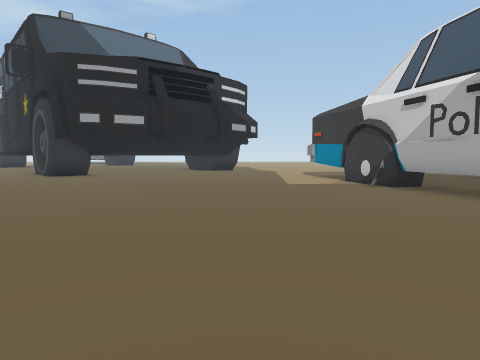
View 1 (above)

24 first-person views from a walk through a Unity game level. The camera is 1.5 m above the floor, tilts 4° down and sees 70° across. The floor is counted in squares, 2 m on a side. Each view is taken from the middle of a square. On the plan, view 1 faces up. The plan holds only what a view shows up to about 11 squares ahead; the rest is blank. The place goes on beyond the plan. The player is left out. Some animated figures are left out.

View 2
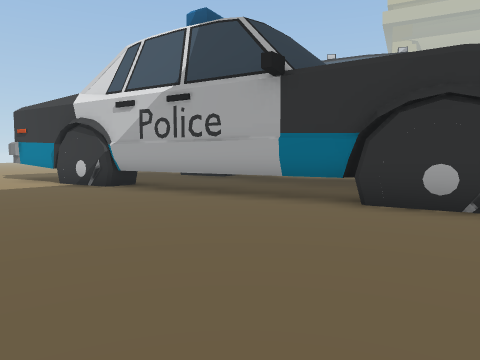

View 3
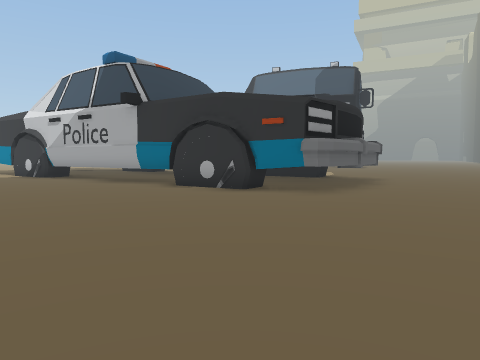

View 4
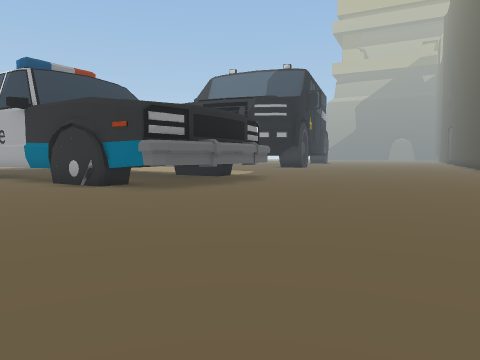

View 5
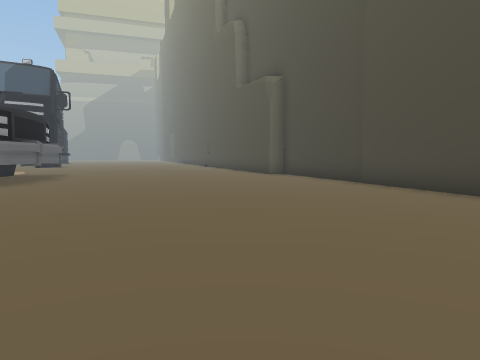

View 6
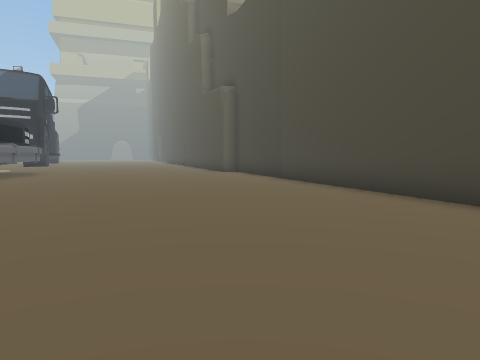

View 7
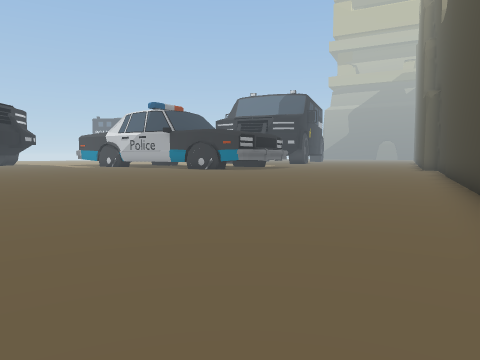

View 8
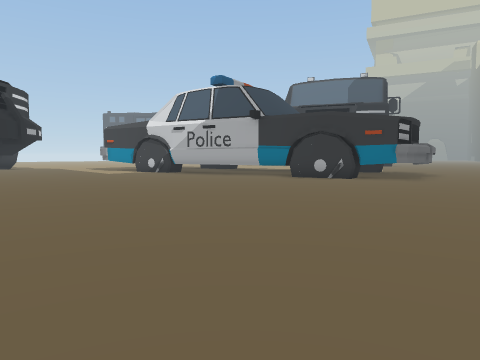

View 9
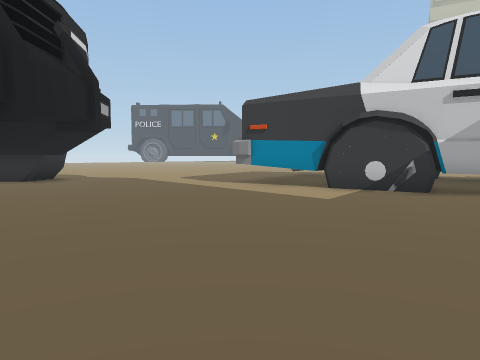

View 10
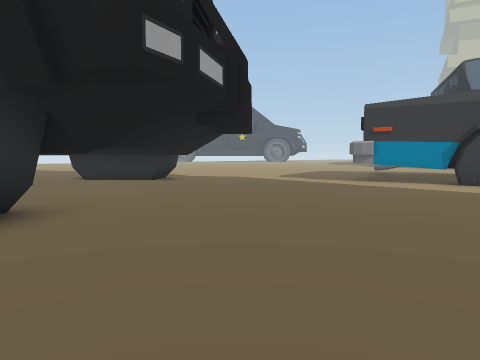

View 11
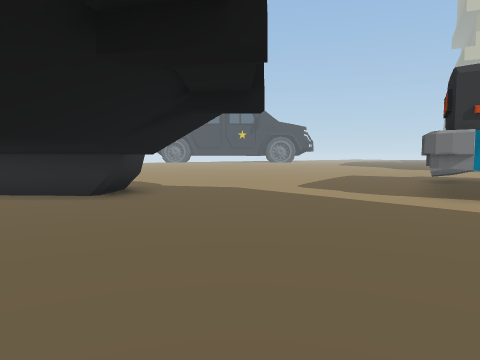

View 12
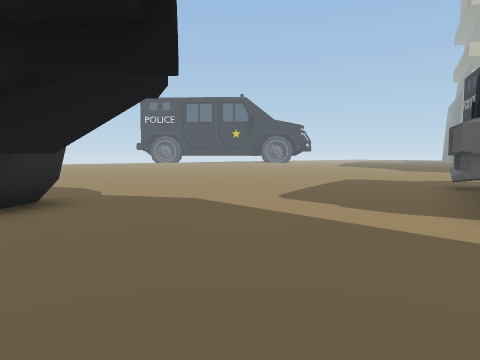

View 13
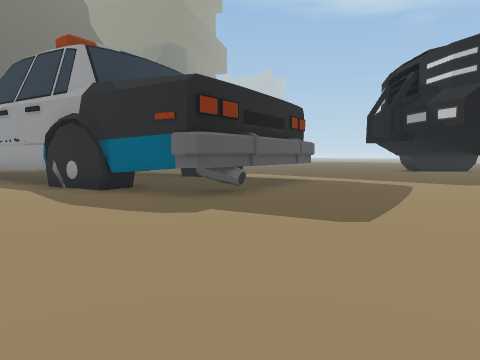

View 14
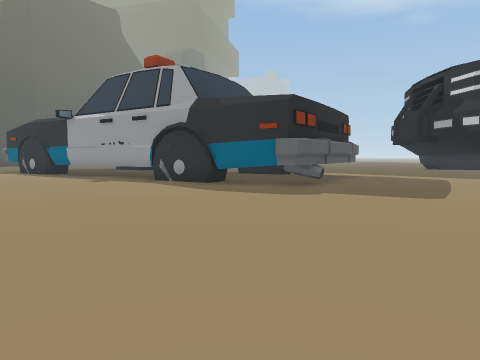

View 15
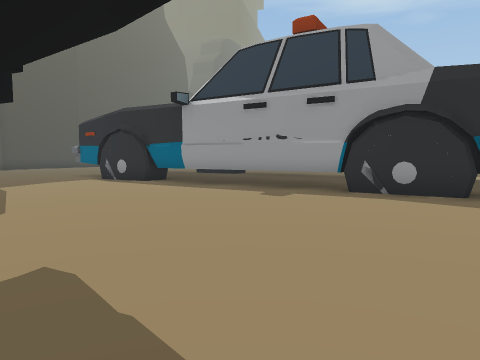

View 16
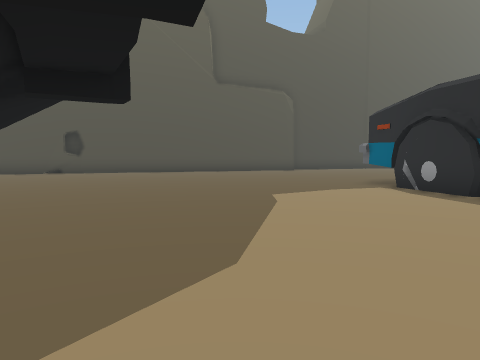

View 17
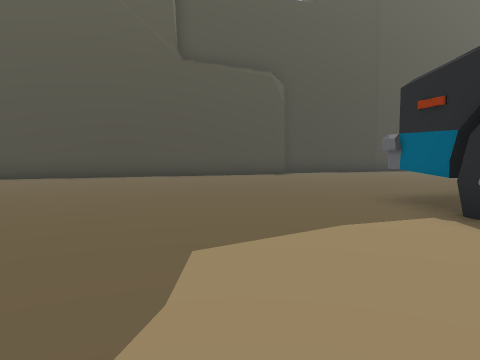

View 18
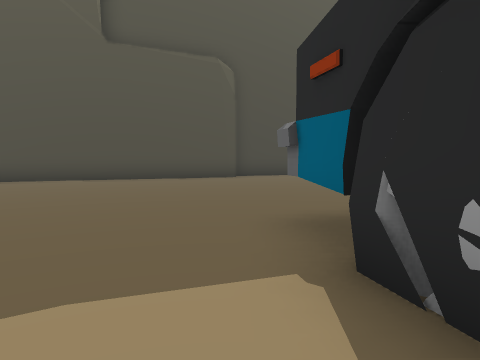

View 19
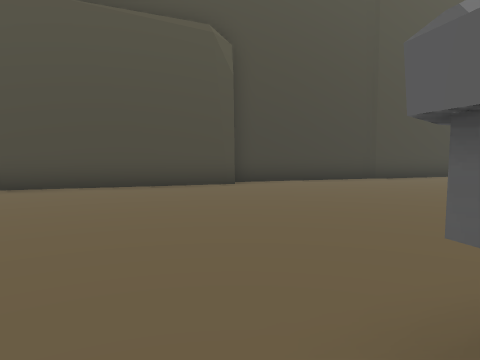

View 20
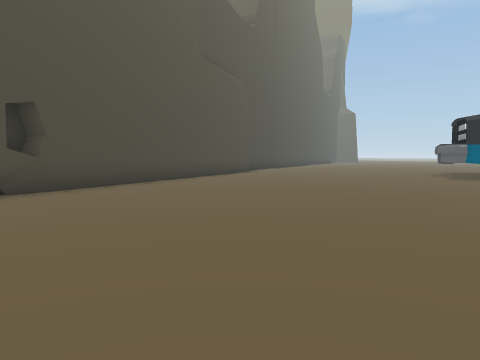

View 21
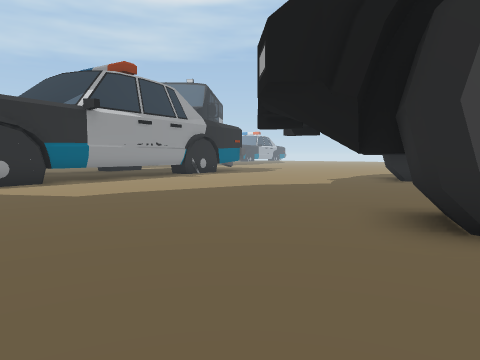

View 22
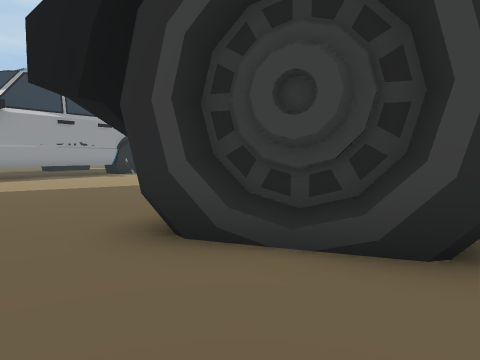

View 23
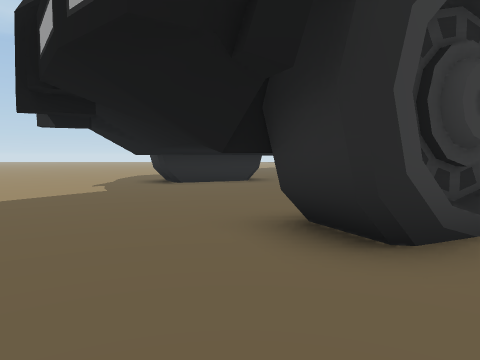

View 24
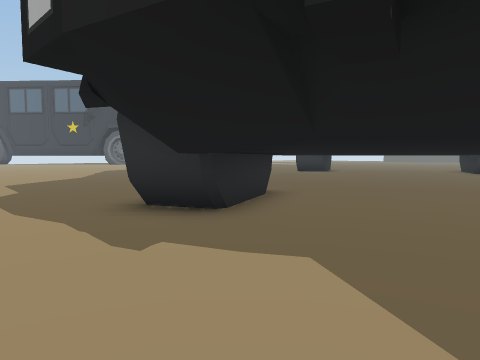

### Floor plan
Points are (right, up) in squares from view 1. A wall is a line through its corners. A room is listed if a view was taken in it or the views show most of it. See-through windows are left out.
Room 1 (views 1, 2, 3, 4, 5, 6, 7, 8, 9, 10, 11, 12, 13, 14, 15, 16, 17, 18, 19, 20, 21, 22, 23, 24)
walls: (6, 2.9) (4.9, 2.6); (9.9, 3.7) (10.8, 3.9); (7.9, -1.2) (6.3, -1.3) (5.9, -1.1) (2.5, 12.6); (3.6, 10.5) (3, 10.4); (10.7, 4) (10.2, 3.9); (8.9, -1.1) (7.8, -1.3) (7.6, -0.8); (10.9, 2.2) (11.3, 2); (10, -0.7) (8.8, -1.1); (11.4, 0.5) (11.5, 0); (7.9, 11.5) (8.7, 11.7) (9, 11.5); (2.8, 12.9) (4.7, 13.5); (4, 13.6) (8.2, 14.2) (11.6, 0.4); (-5.3, 12.5) (-5.7, 13) (-6.3, 12.5); (-1.2, 17.3) (-3.1, 19.4); (-0.1, 18) (-1, 17.2); (12, -8.2) (22.7, -4.6); (19.8, 4.8) (19.4, 5.8) (18.7, 5.5); (20.6, 5.4) (20.6, 4.8); (0.9, -12.6) (12.2, -8.8); (21.5, 5.3) (19.9, 4.6); (21.7, 5.8) (20.5, 5.2) (20.5, 4.6); (19.7, 12.7) (16.8, 11.4) (16.2, 12.6); (22.2, 5.6) (21.9, 5.8); (22.3, 5.6) (21.9, 5.9); (22.6, 5.8) (21.7, 5.4); (21.9, -4.8) (22.2, -5.5); (22, -4.9) (22.7, -4.6)
low walls: (3.7, 8.6) (3.6, 9); (9.2, 9.4) (10.3, 5); (7.4, 13.8) (7.5, 13.2); (7.2, 14.2) (7.4, 13.6); (7.2, 14.2) (7.5, 13.7); (-1, 17.2) (-1.2, 17.3); (17.3, 11.5) (16.8, 11.6); (20.5, 4.6) (19.8, 4.8); (22.1, 5.5) (21.7, 5.8)

Where each view was taken, in squares from view 1:
view 1: 0 up, 0 right, facing up
view 2: 0 up, 0 right, facing up-right
view 3: 5 down, 0 right, facing up-right
view 4: 8 down, 2 right, facing up-right
view 5: 7 down, 2 left, facing right
view 6: 9 down, 4 left, facing right
view 7: 14 down, 7 left, facing up-right
view 8: 5 down, 5 left, facing up-right
view 9: 6 up, 4 left, facing up-right
view 10: 8 up, 7 left, facing up-right
view 11: 11 up, 4 left, facing up-right
view 12: 12 up, 2 left, facing up-right
view 13: 19 up, 12 right, facing down-left
view 14: 19 up, 15 right, facing down-left
view 15: 13 up, 16 right, facing down-left
view 16: 10 up, 15 right, facing down
view 17: 6 up, 14 right, facing down
view 18: 4 up, 12 right, facing down
view 19: 1 up, 12 right, facing down
view 20: 3 up, 24 right, facing down-left
view 21: 1 up, 21 right, facing up-left
view 22: 3 up, 23 right, facing up-left
view 23: 2 up, 19 right, facing up
view 24: 8 up, 14 right, facing up-right
